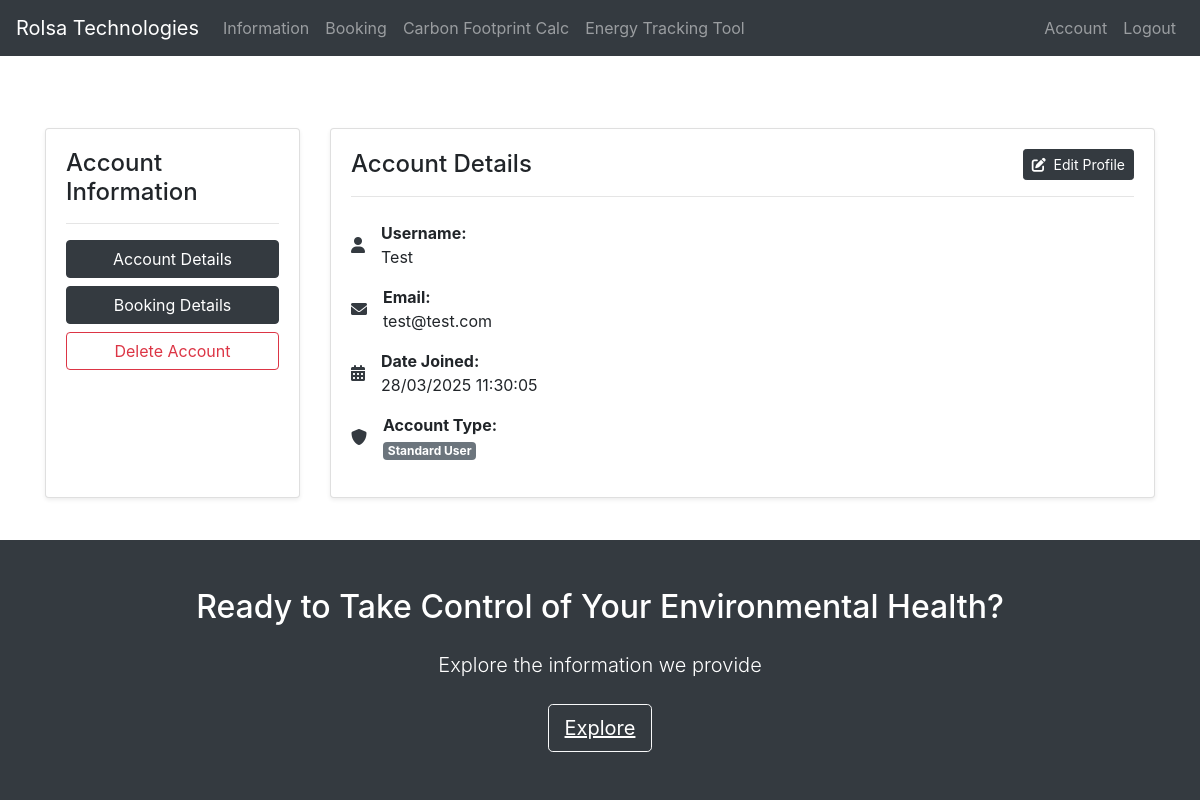
/account (signed in), run on the app's committed database.
### tables this page shows
CREATE TABLE users (
    id INTEGER PRIMARY KEY AUTOINCREMENT,
    username TEXT NOT NULL,
    email TEXT NOT NULL UNIQUE,
    password TEXT NOT NULL,
    admin BOOLEAN DEFAULT 0,
    created_at TIMESTAMP DEFAULT (UK_DATE()),
    updated_at TIMESTAMP DEFAULT (UK_DATE()),
    UNIQUE(email)
);

### main.py (the view, shortened to what this page needs)
@app.route('/account', methods=['GET', 'POST'])
def account():
    if not is_logged_in():
        flash('Please log in to view your account', 'danger')
        return redirect(url_for('login'))
    show_account_details = True
    show_booking_details = False
    show_admin_panel = False
    show_delete_confirmation = False
    conn = get_db_connection()
    cursor = conn.cursor()
    cursor.execute('SELECT * FROM users WHERE id = ?', (session['user_id'],))
    user = cursor.fetchone()
    conn.close()
    user_username = user['username']
    user_email = user['email']
    user_date_joined = user['created_at']
    return render_template('account.html',
                        is_logged_in=is_logged_in,
                        is_admin=is_admin(),
                        user_username=user_username,
                        user_email=user_email,
                        user_date_joined=user_date_joined,
                        show_delete_confirmation=show_delete_confirmation
                        )

### main.py (called while the page is built)
def get_db_connection():
    conn = sqlite3.connect('database.db')
    conn.row_factory = sqlite3.Row
    def uk_date():
        return datetime.now().strftime('%d/%m/%Y %H:%M:%S')
    conn.create_function('UK_DATE', 0, uk_date)
    return conn

def is_logged_in():
    print("Checking login status:", 'user_id' in session)  # Debug line
    return 'user_id' in session

def is_admin():
    if not is_logged_in():
        return False
    conn = get_db_connection()
    cursor = conn.cursor()
    cursor.execute('SELECT * FROM users WHERE id = ?', (session['user_id'],))
    user = cursor.fetchone()
    conn.close()
    print("Checking admin status:", user['admin'])  # Debug line
    return user['admin']

### templates/account.html (shortened to what this page needs)
{% extends "base.html" %}
{% block content %}
<div class="container mt-5 py-4">
    <div class="row">
        <div class="col-md-3">
            <div class="card shadow-sm h-100">
                <div class="card-body">
                    <h4 class="card-title">Account Information</h4>
                    <hr>
                    <div class="d-flex flex-column">
                        <form action="/account" method="POST">
                            <button type="submit" name="account_details" value="true" class="btn btn-dark w-100">Account Details</button>
                        </form>
                        <form action="/account" method="POST" class="mt-2">
                            <button type="submit" name="booking_details" value="true" class="btn btn-dark w-100">Booking Details</button>
                        </form>
                        <form action="/account" method="POST" class="mt-2">
                            <button type="submit" name="show_delete_confirmation" value="true" class="btn btn-outline-danger w-100">Delete Account</button>
                        </form>
                    </div>
                </div>
            </div>
        </div>
        {% if show_account_details != False %}
            <div class="col-md-9">
                <div class="card shadow-sm" style="min-height: 350px;">
                    <div class="card-body">
                        <div class="d-flex justify-content-between align-items-center mb-3">
                            <h4 class="card-title mb-0">Account Details</h4>
                            {% if not edit_mode %}
                                <form action="/account" method="POST">
                                    <button type="submit" name="enable_edit_mode" value="true" class="btn btn-sm btn-dark">
                                        <i class="fas fa-edit mr-1"></i> Edit Profile
                                    </button>
                                </form>
                            {% endif %}
                        </div>
                        <hr>
                        {% if edit_mode %}
                        <form action="/account" method="POST" class="mt-3">
                            <div class="form-group row">
                                <label for="username" class="col-sm-3 col-form-label">Username</label>
                                <div class="col-sm-9">
                                    <input type="text" class="form-control" id="username" name="username" value="{{ user_username }}">
                                </div>
                            </div>
                            <div class="form-group row">
                                <label for="email" class="col-sm-3 col-form-label">Email</label>
                                <div class="col-sm-9">
                                    <input type="email" class="form-control" id="email" name="email" value="{{ user_email }}">
                                </div>
                            </div>
                            <hr>
                            <div class="mb-3">
                                <h6>Password Settings</h6>
                                <p class="text-muted small">To update username/email only: Enter just your current password</p>
                                <p class="text-muted small">To change password: Fill in all password fields below</p>
                            </div>
                            <div class="form-group row">
                                <label for="current_password" class="col-sm-3 col-form-label">Current Password</label>
                                <div class="col-sm-9">
                                    <input type="password" class="form-control" id="current_password" name="current_password" placeholder="Required to make any changes">
                                </div>
                            </div>
                            <div class="form-group row password-change-section">
                                <label for="new_password" class="col-sm-3 col-form-label">New Password</label>
                                <div class="col-sm-9">
                                    <input type="password" class="form-control" id="new_password" name="new_password" placeholder="Only needed when changing password"
                                        pattern="(?=.*\d)(?=.*[_@$!%*?&_])(?=.*[A-Z])[A-Za-z\d_@$!%*?&_]{8,}"
                                            title="Password must be at least 8 characters long, contain at least one number, one special character, and one uppercase letter.">
                                </div>
                            </div>
                            <div class="form-group row password-change-section">
                                <label for="confirm_password" class="col-sm-3 col-form-label">Confirm Password</label>
                                <div class="col-sm-9">
                                    <input type="password" class="form-control" id="confirm_password" name="confirm_password" placeholder="Only needed when changing password">
                                </div>
                            </div>
                            <div class="form-group row mt-4">
                                <div class="col-sm-9 offset-sm-3">
                                    <button type="submit" name="save_profile" value="true" class="btn btn-success">Save Changes</button>
                                    <button type="submit" name="cancel_edit" value="true" class="btn btn-secondary ml-2" formnovalidate>Cancel</button>
                                </div>
                            </div>
                        </form>
                        {% else %}
                        <div class="mt-4">
                            <div class="row mb-3">
                                <div class="col-12">
                                    <div class="d-flex align-items-center">
                                        <i class="fas fa-user text-dark mr-3"></i>
                                        <div>
                                            <strong>Username:</strong>
                                            <div>{{ user_username }}</div>
                                        </div>
                                    </div>
                                </div>
                            </div>
                            <div class="row mb-3">
                                <div class="col-12">
                                    <div class="d-flex align-items-center">
                                        <i class="fas fa-envelope text-dark mr-3"></i>
                                        <div>
                                            <strong>Email:</strong>
                                            <div>{{ user_email }}</div>
                                        </div>
                                    </div>
                                </div>
                            </div>
                            <div class="row mb-3">
                                <div class="col-12">
                                    <div class="d-flex align-items-center">
                                        <i class="fas fa-calendar-alt text-dark mr-3"></i>
                                        <div>
                                            <strong>Date Joined:</strong>
                                            <div>{{ user_date_joined }}</div>
                                        </div>
                                    </div>
                                </div>
                            </div>
                            <div class="row mb-3">
                                <div class="col-12">
                                    <div class="d-flex align-items-center">
                                        <i class="fas fa-shield-alt text-dark mr-3"></i>
                                        <div>
                                            <strong>Account Type:</strong>
                                            <div>
                                                {% if is_admin %}
                                                <span class="badge badge-dark">Administrator</span>
                                                {% else %}
                                                <span class="badge badge-secondary">Standard User</span>
                                                {% endif %}
                                            </div>
                                        </div>
                                    </div>
                                </div>
                            </div>
                        </div>
                        {% endif %}
                    </div>
                </div>
            </div>
        {% endif %}
    </div>
</div>
{% endblock %}

### static/styles.css (style rules this page uses)
body { min-height: 100vh; display: flex; flex-direction: column; margin: 0; }

### data on the page
users: username "Test", email "test@test.com", created_at "28/03/2025 11:30:05"
